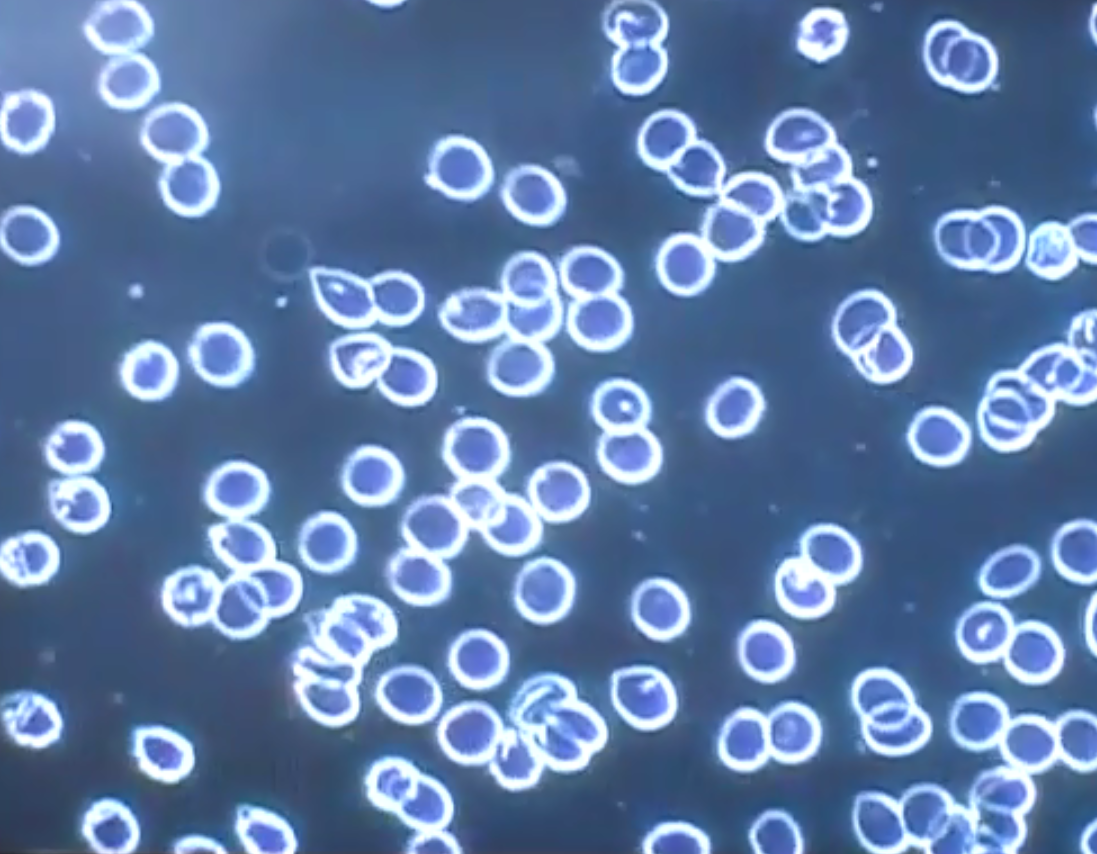
#> input picture images/bloodcells.png, 1097 x 854 px
$ python lab4_Binarization_And_Detection.py
#> lines starting #> are read from the running program, lines starting #| are printed output that depends on the picture; after the words box and inside, x2 and y2 are one past the last pixel; in counts of white or black regions, pixels touching at a corner belong together
# -*- coding: utf-8 -*-
"""lab4_Binarization_And_Detection___.ipynb

Automatically generated by Colaboratory.

Original file is located at
    https://colab.research.google.com/drive/1UHJ2GVXPguVpnkCcCKCV_kMu20CygaVK

# Лабораторная работа 4. Цифровая обработка изображений.

В этой работе рассматриваются различные виды цифровой обработки изображений.

Цель лабораторной работы:
1. Бинаризация
2. Выделение границ
"""

# Commented out IPython magic to ensure Python compatibility.
# %reset

# Commented out IPython magic to ensure Python compatibility.
import sys
sys.path.append('../')
# %matplotlib inline
import matplotlib.pyplot as plt
import cv2 as cv
import numpy as np
from utility import util

# Изменим стандартный размер графиков matplotlib
plt.rcParams["figure.figsize"] = [6, 4]

"""## 1 Бинаризация

В обработке изображений часто используется процедура пороговой бинаризации -- разбиения изображения на две области, одна из которых содержит все пиксели со значением ниже некоторого порога, а другая содержи все пиксели со значением выше этого порога.
Оптимальная пороговая сегментация основана на приближении гистограммы изображения к некоторой кривой с использованием весовых сумм двух или более вероятностей интенсивности с нормальным распределением. Тогда порог - это набор ближайших уровней яркости, соответствующих минимуму вероятности между максимумами двух или более нормальных распределений.


<img src="../content/binarization_examle.png" width="800"/>

Примеры бинаризации изображений будем рассматривать на изображении хлорелл под микроскопом

"""

image1 = cv.imread('../images/bloodcells.png')
#> image1 is the input picture: shape (854, 1097, 3); mean B, G, R 166.4, 124.6, 96.6
image2 = cv.imread('../images/chlorella.png')
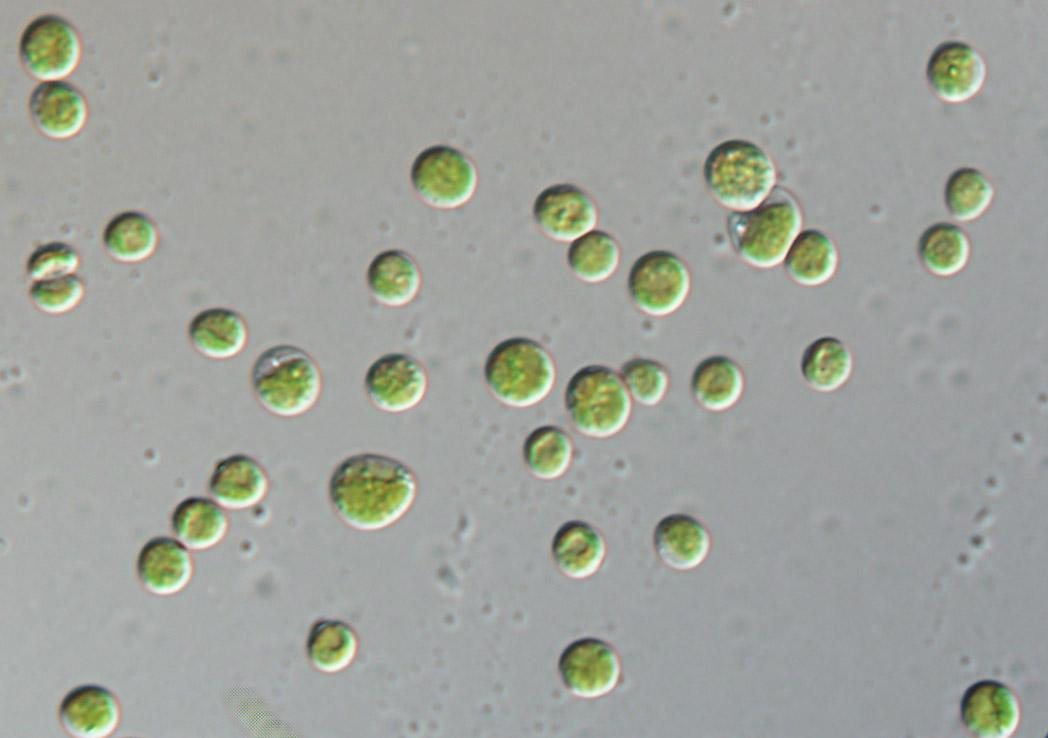
#> input picture images/chlorella.png, 1048 x 738 px
#> image2 is the input picture: shape (738, 1048, 3); mean B, G, R 156.2, 162.4, 159.1
rgb_image1 = cv.cvtColor(image1, cv.COLOR_BGR2RGB)
hsv_image1 = cv.cvtColor(image1, cv.COLOR_BGR2HSV)
#> hsv_image1: shape (854, 1097, 3); mean H, S, V 106.8, 114.8, 166.4
gray_image1 = cv.cvtColor(image1, cv.COLOR_BGR2GRAY)
rgb_image2 = cv.cvtColor(image2, cv.COLOR_BGR2RGB)
hsv_image2 = cv.cvtColor(image2, cv.COLOR_BGR2HSV)
#> hsv_image2: shape (738, 1048, 3); mean H, S, V 65.6, 15.8, 163.8
gray_image2 = cv.cvtColor(image2, cv.COLOR_BGR2GRAY)

channels = [0]
histSize = [256]
range = [0, 256]

gs = plt.GridSpec(2, 2)
plt.figure(figsize=(10, 8))
plt.subplot(gs[0])
plt.imshow(gray_image1, cmap='gray')
plt.xticks([]), plt.yticks([])
plt.subplot(gs[1])
plt.imshow(gray_image2, cmap='gray')
plt.xticks([]), plt.yticks([])
plt.subplot(gs[2])
plt.hist(gray_image1.reshape(-1), 256, range)
plt.subplot(gs[3])
plt.hist(gray_image2.reshape(-1), 256, range)
plt.show()
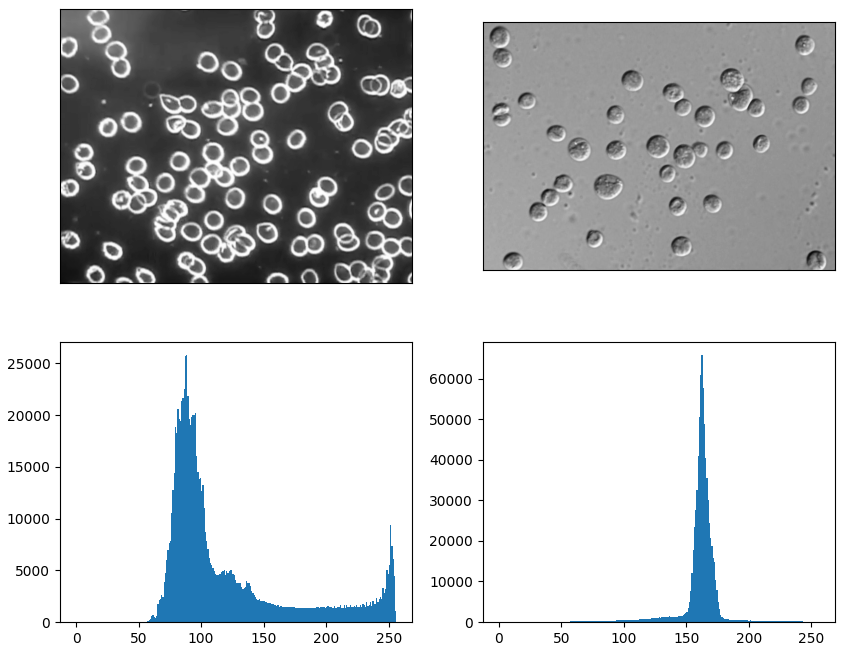
#> figure drawn by matplotlib, 4 panels; panel 3: tallest bar 25783 high, from x = 88 to 89; panel 4: tallest bar 65826 high, from x = 162 to 163

"""

### 1.1 Бинаризация полутоновых изображений (пороговая фильтрация).

Рассмотрим простую бинаризацию на примере полутонового изображения.

Бинаризация полутоновых изображений осуществляется просто. Для каждого пикселя применяется одно и то же пороговое значение. Если значение пикселя меньше порогового значения, оно имеет значение 0, в противном случае — максимальное значение. В библиотеке OpenCV есть функция для бинаризации изображений cv.threshold(), для применения пороговых значений. Функция принимает несколько параметров:
- image -- изображение, к которому применяется бинаризация;
- threshold -- пороговое значение;
- maxval -- максимальное значение, которое присваивается значениям пикселей, превышающим пороговое значение;
- type -- тип порога.

OpenCV предоставляет различные типы пороговых значений:
- cv.THRESH_BINARY
$$
\begin{equation*}
out(x, y) =
 \begin{cases}
   maxval \; &\textit{if image(x, y) > threshold } \\
   0 \; &\textit{иначе}
 \end{cases}
\end{equation*}
$$
- cv.THRESH_BINARY_INV
$$
\begin{equation*}
out(x, y) =
 \begin{cases}
   0 \; &\textit{if image(x, y) > threshold } \\
   maxval \; &\textit{иначе}
 \end{cases}
\end{equation*}
$$
- cv.THRESH_TRUNC
$$
\begin{equation*}
out(x, y) =
 \begin{cases}
   threshold \; &\textit{if image(x, y) > threshold } \\
   image(x,y) \; &\textit{иначе}
 \end{cases}
\end{equation*}
$$
- cv.THRESH_TOZERO
$$
\begin{equation*}
out(x, y) =
 \begin{cases}
   image(x, y) \; &\textit{if image(x, y) > threshold } \\
   0 \; &\textit{иначе}
 \end{cases}
\end{equation*}
$$
- cv.THRESH_TOZERO_INV
$$
\begin{equation*}
out(x, y) =
 \begin{cases}
   0 \; &\textit{if image(x, y) > threshold } \\
   image(x, y) \; &\textit{иначе}
 \end{cases}
\end{equation*}
$$

Подробнее по типам смотри [документацию](https://docs.opencv.org/4.x/d7/d1b/group__imgproc__misc.html#gaa9e58d2860d4afa658ef70a9b1115576)

"""

threshold = 150
image = gray_image1

ret, thresh1 = cv.threshold(image, threshold, 255, cv.THRESH_BINARY)
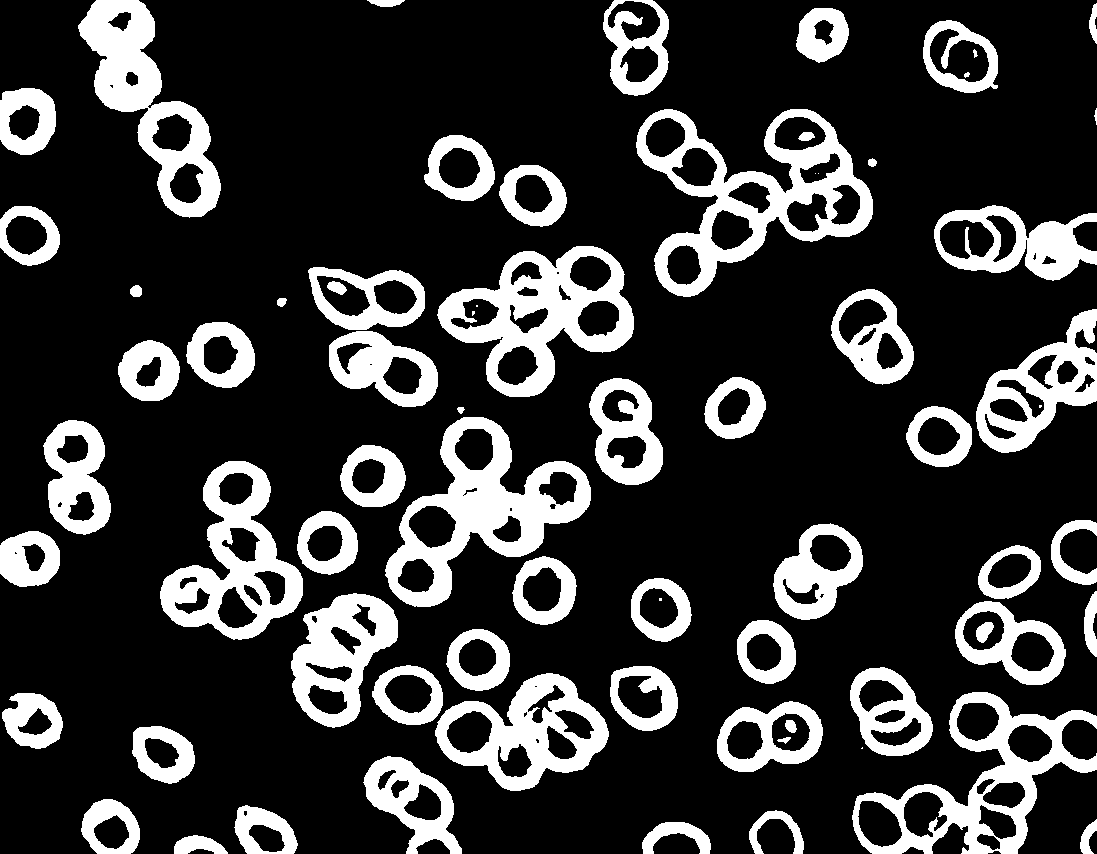
#> thresh1: shape (854, 1097); 21.2% white; 72 white regions (7 under 20 px), largest, box (x1, y1, x2, y2) and area: (636, 109, 873, 297) 14071, (385, 417, 591, 607) 13493, (437, 246, 634, 397) 12309
#> ret = 150
ret, thresh2 = cv.threshold(image, threshold, 255, cv.THRESH_BINARY_INV)
ret, thresh3 = cv.threshold(image, threshold, 255, cv.THRESH_TRUNC)
ret, thresh4 = cv.threshold(image, threshold, 255, cv.THRESH_TOZERO)
ret, thresh5 = cv.threshold(image, threshold, 255, cv.THRESH_TOZERO_INV)
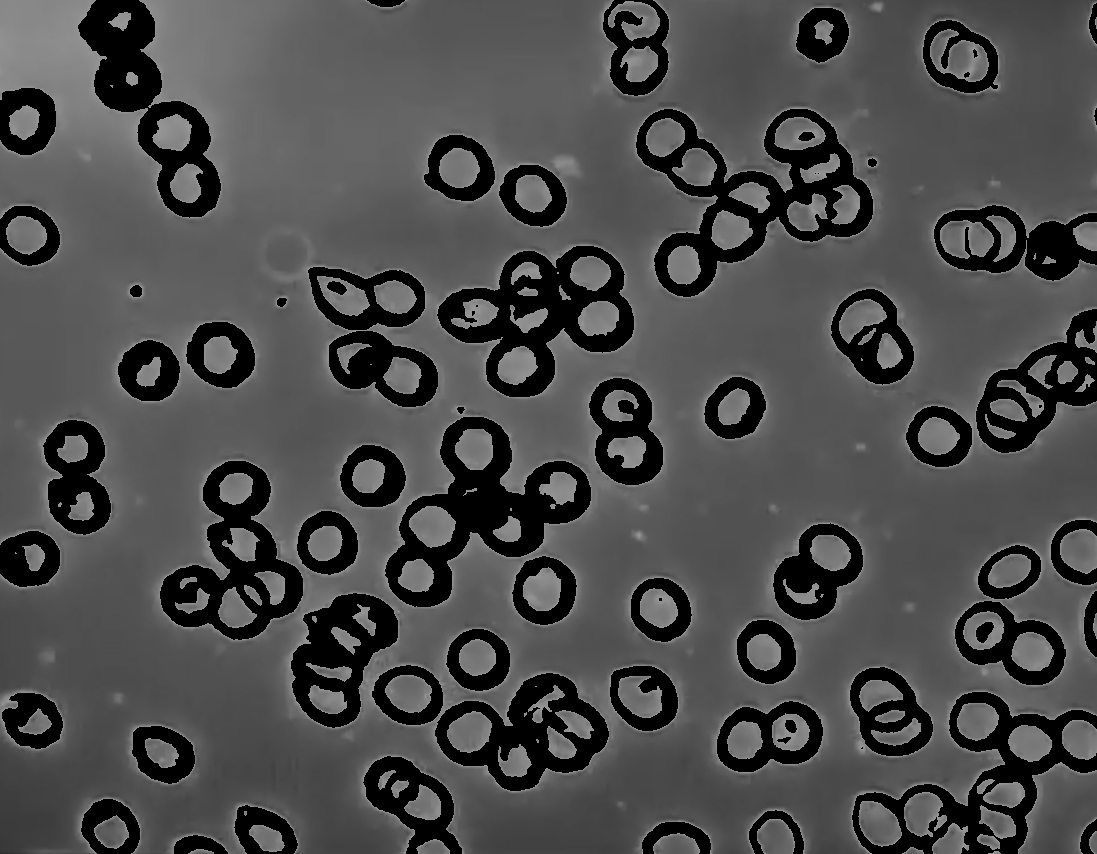
#> thresh5: shape (854, 1097); min 0, max 150, mean 76
titles = ['Grayscale Image', 'BINARY', 'BINARY_INV', 'TRUNC', 'TOZERO', 'TOZERO_INV']
images = [image, thresh1, thresh2, thresh3, thresh4, thresh5]
plt.figure(figsize=(15, 8))
for i in np.arange(len(images)):
    plt.subplot(2, 3, i + 1)
    plt.imshow(images[i], 'gray', vmin=0, vmax=255)
    plt.title(titles[i])
    plt.xticks([])
    plt.yticks([])
#> this loop made 6 passes
plt.show()

"""### Задание: реализуйте пороговую фильтрацию при помощи NumPy.

### 1.2 Бинаризация Оцу (Otsu's Binarization)

Для определения оптимального порога бинаризации предложено большое количество различных подходов. Наиболее удачным из них является подход Оцу, который предполагает не только определение оптимального порога бинаризации, но и вычисление некоторого критерия бимодальности, т.е оценку того, действительно ли исследуемая гистограмма содержит именно две моды (два выраженных пика).
Подробнее про метод Оцу и алгоритм его работы можно почитать [здесь](https://docs.opencv.org/4.x/d7/d4d/tutorial_py_thresholding.html) и [здесь](https://ru.wikipedia.org/wiki/%D0%9C%D0%B5%D1%82%D0%BE%D0%B4_%D0%9E%D1%86%D1%83)

Для использования этого метода в opencv используется таже функция cv.threshold(), в которой в качестве дополнительного флага передается параметр cv.THRESH_OTSU. Пороговое значение может быть выбрано произвольным. Затем алгоритм находит оптимальное пороговое значение, которое возвращается в качестве первого значения кортежа.

Работу метода Оцу рассмотрим на примере:
"""

threshold = 150
ret1, thresh1 = cv.threshold(image, threshold, 255, cv.THRESH_BINARY)
#> ret1 = 150
ret2, thresh2 = cv.threshold(image, 0, 255, cv.THRESH_BINARY + cv.THRESH_OTSU)
#> thresh2: shape (854, 1097); 20% white; 79 white regions (11 under 20 px), largest, box (x1, y1, x2, y2) and area: (637, 109, 873, 297) 13405, (386, 417, 591, 607) 12706, (438, 246, 634, 397) 11536
#> ret2 = 156
titles = ['Original Image', 'Global Thresholding (threshold = %d)' % threshold,
          "Otsu's Thresholding (Otsu's threshold = %d)" % ret2]
images = [image, thresh1, thresh2]

plt.figure(figsize=(15, 8))
for i in np.arange(len(images)):
    plt.subplot(1, 3, i + 1)
    plt.imshow(images[i], 'gray')
    plt.title(titles[i])
    plt.xticks([])
    plt.yticks([])
#> this loop made 3 passes
plt.show()

"""### 1.3 Адаптивная бинаризация.

В простой полутоновой бинаризации в качестве порога используется одно значение. Но это может быть не во всех случаях, например, если изображение имеет разные условия освещения в разных областях. В этом случае может помочь адаптивное пороговое значение. Здесь алгоритм определяет порог для пикселя на основе небольшой области вокруг него. Таким образом, мы получаем разные пороги для разных областей одного и того же изображения, что дает лучшие результаты для изображений с различной освещенностью.

Помимо описанных выше параметров, метод `cv.adaptiveThreshold()` принимает три входных параметра:

- **AdaptiveMethod** решает, как вычисляется пороговое значение:
    + `cv.ADAPTIVE_THRESH_MEAN_C`: Пороговое значение представляет собой среднее значение площади окрестностей минус константа C.
    + `cv.ADAPTIVE_THRESH_GAUSSIAN_C`: Пороговое значение представляет собой гауссово-взвешенную сумму значений окрестностей минус константа C.
- **BlockSize** определяет размер области соседства, а C — константа, которая вычитается из средней или взвешенной суммы соседних пикселей.
"""

ret1, thresh1 = cv.threshold(image, 0, 255, cv.THRESH_BINARY + cv.THRESH_OTSU)
#> ret1 = 156
thresh2 = cv.adaptiveThreshold(image, 255, cv.ADAPTIVE_THRESH_MEAN_C, cv.THRESH_BINARY, 15, 5)
#> thresh2: shape (854, 1097); 77.3% white; 302 black regions (116 under 20 px), largest, box (x1, y1, x2, y2) and area: (149, 408, 690, 799) 30374, (302, 238, 641, 415) 10457, (629, 101, 884, 304) 9019
thresh3 = cv.adaptiveThreshold(image, 255, cv.ADAPTIVE_THRESH_GAUSSIAN_C, cv.THRESH_BINARY, 15, 5)
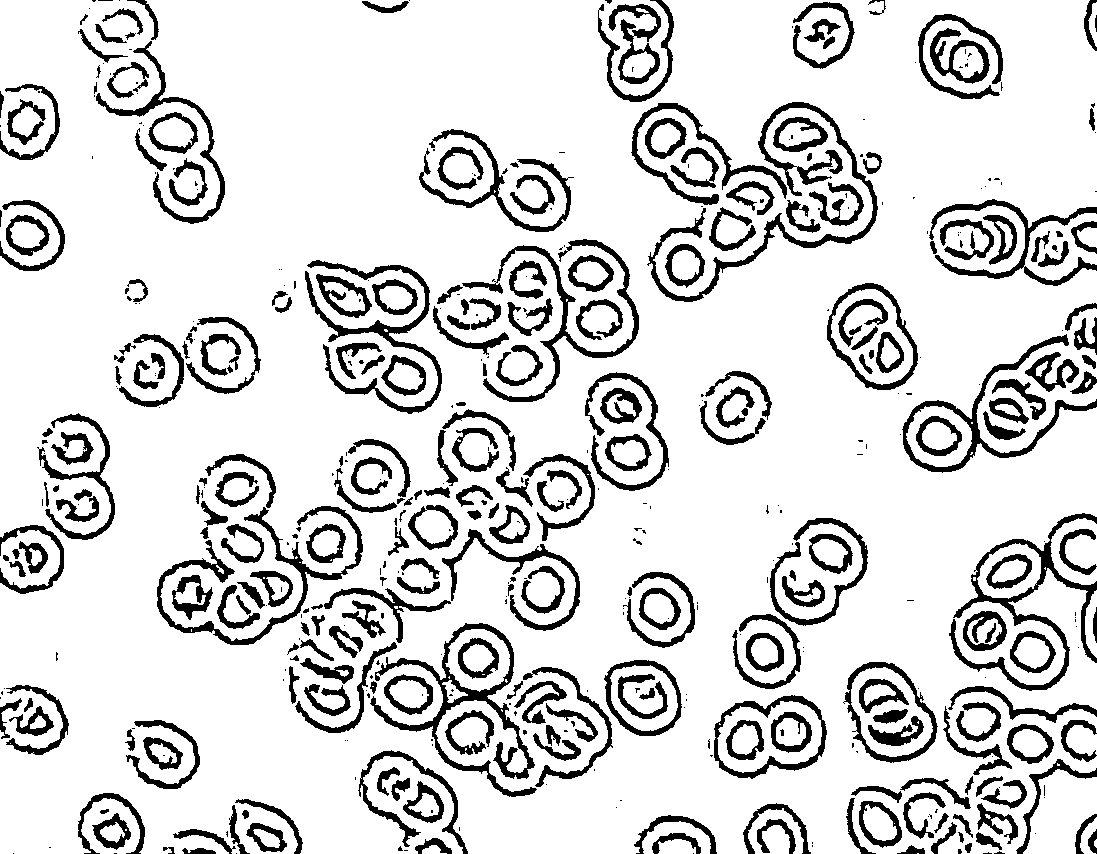
#> thresh3: shape (854, 1097); 84.8% white; 508 black regions (233 under 20 px), largest, box (x1, y1, x2, y2) and area: (647, 102, 878, 302) 4171, (370, 623, 537, 797) 4139, (949, 513, 1097, 691) 3729
titles = ['Original Image', "Otsu's Thresholding (Otsu's threshold = %d)" % ret1,
          'Adaptive Mean Thresholding', 'Adaptive Gaussian Thresholding']
images = [image, thresh1, thresh2, thresh3]

plt.figure(figsize=(10, 8))
for i in np.arange(len(images)):
    plt.subplot(2, 2, i + 1)
    plt.imshow(images[i], 'gray')
    plt.title(titles[i])
    plt.xticks([])
    plt.yticks([])
#> this loop made 4 passes
plt.show()

"""### 1.4 Сегментация многомодальных изображений (Мультипороговая гистограммная бинаризация)

<img src="../content/multimodal_segmentation.png" width="800"/>

Сегментация многомодальных изображений - специально разработанный для данного класса задач, метод статистического выделения мод позволяет оценивать количество и степень выраженности мод гистограммы, опираясь на соответствующий график статистической производной (функции локальной разделимости), представляющий собой график значений критерия Оцу, вычисляемых в локальном скользящем окне, согласованном по ширине с ожидаемой шириной моды гистограммы.

# 2 Выделение границ.

Традиционно, рассматриваются две модели краев: "ступенька" и "излом". Точкам контура типа "ступенька" соответствуют точки смены знака второй производной, а точкам контура типа "излом" - точки смены знака первой производной изображения. Здесь делается допущение, что изображение это непрерывная и два раза дифференцируемая функция f(x,y). В действительности это допущение будет корректным, если перед взятием производной - изображение сгладить (отфильтровать) тем или иным способом.

Из методов обнаружения края при помощи различных дифференциальных операторов наиболее известны операторы Робертса (Roberts), Собеля (Sobel), Канни (Canny), оператор Лапласа и Лапласиан Гаусcиана (LoG).

## 2.1 Операторы вычисления векторов градиентов

Операторы Робертса и Собеля реализуются путем свертки изображения со следующими ядрами:

- Оператор Робертса:
$
M_1 =
 \begin{pmatrix}
  1 & 0 \\
  0 & -1
 \end{pmatrix}
;
M_2 =
 \begin{pmatrix}
  0 & -1\\
  1 & 0
 \end{pmatrix}
.
$

- Оператор Собеля:
$
M_x =
\begin{pmatrix}
 1 & 0 & -1 \\
 2 & 0 & -2 \\
 1 & 0 & -1
 \end{pmatrix}
;
M_y =
\begin{pmatrix}
 1  & 2  & 1 \\
 0  & 0  & 0 \\
 -1 & -2 & -1
 \end{pmatrix}
.
$

Исследования показали, что оператор Робертса не является в достаточной мере помехозащищенным. Оператор Собеля обеспечивает вполне удовлетворительные результаты при обработке реальных изображений.
В каждой точке изображения приближённое значение величины градиента можно вычислить путём использования полученных приближенных значений производных:
$ G = \sqrt{G^2_x + G^2_y} $,
где $ G_x = M_x * Image $, а  $ G_y = M_y * Image $
Символ $*$ здесь - это операция свертки.
Используя эту информацию, мы можем также вычислить направление градиента:
${\displaystyle \mathbf {\Theta } =\operatorname {arctan} \left({\mathbf {G} _{y} \over \mathbf {G} _{x}}\right)} $,
где, к примеру, угол Θ равен нулю для вертикальной границы, у которой тёмная сторона слева.
"""

image1 = cv.imread('../images/lenna.png')
#> (the run stopped early here; a loop or call above may not have finished)
